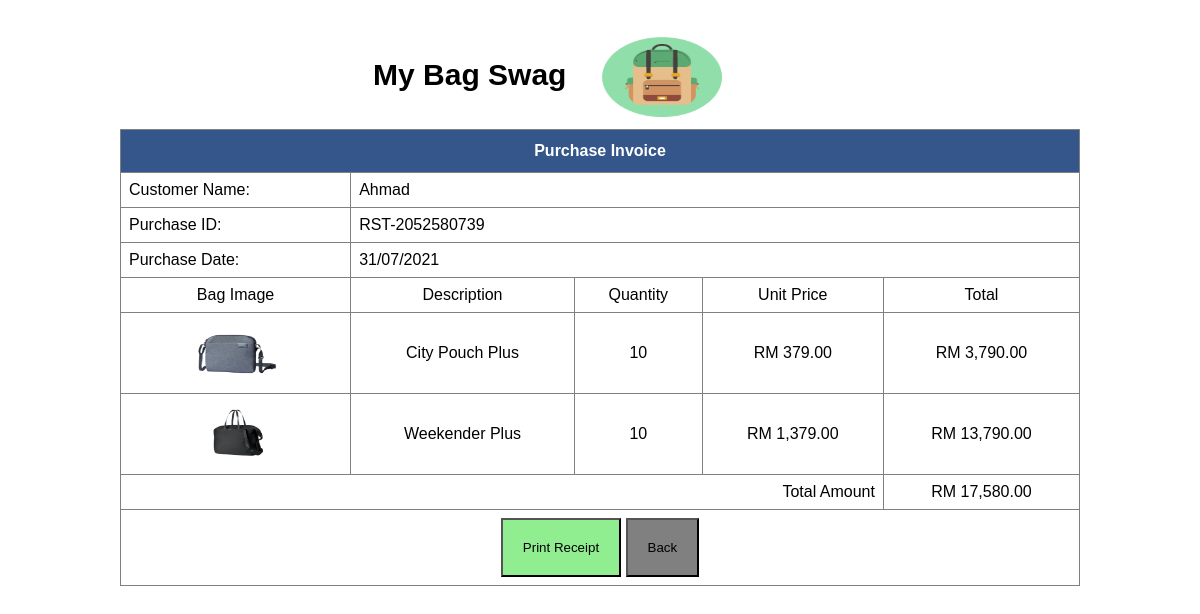
/resitPage.php?purchase_id=RST-2052580739 (signed in), run on the app's committed database.
### tables this page shows
CREATE TABLE `users` (
  `id` int(11) NOT NULL,
  `username` varchar(100) NOT NULL,
  `password` varchar(100) NOT NULL,
  `name` varchar(100) NOT NULL,
  `address` varchar(100) NOT NULL,
  `contact` varchar(100) NOT NULL
);

CREATE TABLE `purchase_item` (
  `purchase_item_id` int(11) NOT NULL,
  `purchase_id` varchar(100) NOT NULL,
  `id` int(11) NOT NULL,
  `stock_id` int(11) NOT NULL,
  `stock_img` varchar(200) NOT NULL,
  `stock_name` varchar(100) NOT NULL,
  `stock_quantity` int(11) NOT NULL,
  `stock_price` varchar(100) NOT NULL,
  `purchase_date` date NOT NULL
);

### resitPage.php (the view, shortened to what this page needs)
<?php include('server.php') ?>
<?php
$purchase_id=$_GET['purchase_id'];
?>
<!DOCTYPE html>
<html>
<link rel="stylesheet" type="text/css" href="asset/css/style6.css">
<head>
</head>
<?php
     	$username = mysqli_real_escape_string($db, $_SESSION['username']);
        $result = mysqli_query($db, "SELECT * FROM users WHERE username = '$username'");
        $row = mysqli_fetch_assoc($result);
        $id  = $row['id'];
        $name  = $row['name'];
        $result2 = mysqli_query($db, "SELECT * FROM purchase_item WHERE purchase_id = '$purchase_id' ");
        $row = mysqli_fetch_assoc($result2);
        $data = $row['purchase_date'];
       $purchase_date = date("d/m/Y", strtotime($data));
 ?>
<body style="background-color: white;">
<table>
	<tr>
		<th style="background-color: white; border:none ; color: black; font-size: 30px; text-align: right;" colspan="2" >My Bag Swag </th>
		<th style="background-color: white; border:none ;" colspan="3"><img style=" margin-left :20px; margin-top:5px; float: left;" height="80" width="120" src="asset/img/logo.png"></th>
	</tr>
	<tr>
	<th colspan="5">Purchase Invoice</th>
	</tr>
	<tr>
		<td style="text-align: left;">Customer Name:</td>
		<td colspan="5" style="text-align: left;"><?php echo $name; ?></td>
	</tr>
	<tr>
		<td style="text-align: left;">Purchase ID:</td>
		<td colspan="5"  style="text-align: left;"><?php echo $purchase_id; ?></td>
	</tr>
	<tr>
		<td  style="text-align: left;" >Purchase Date:</td>
		<td colspan="5" style="text-align: left;"><?php echo $purchase_date; ?></td>
	</tr>
	<tr>
	<td>
	Bag Image
	</td>
	<td>
	Description
	</td>
	<td>
	Quantity
	</td>
	<td>
	Unit Price
	</td>
	<td>
	Total
	</td>
	</tr>
<?php
$total=0;
$sql = "SELECT * FROM purchase_item WHERE id = '$id' AND purchase_id = '$purchase_id' ";
$result = mysqli_query($db, $sql);
while($row = mysqli_fetch_assoc($result)) { ?>
 <td>
 <?php echo "<img width='100' height='60' src='asset/stockImg/".$row['stock_img']."'>"; ?>
 </td>
<td>
<?php echo $row['stock_name'];?>
</td>
<td>
<?php $stock_quantity = $row['stock_quantity']; echo $stock_quantity; ?>
</td>
<td>
RM <?php $stock_price = $row['stock_price']; echo number_format ($stock_price,2);  ?>
</td>
<td>
RM <?php $total_price = ($stock_quantity*$stock_price); echo number_format($total_price, 2); ?>
</td>
     <?php
     $total = $total + $total_price;
 }
      ?>
          <tr>
    <td colspan="4" align="right">Total Amount</td>
    <td colspan="1" align="center">RM <?php echo number_format($total, 2); ?></td>
    </tr>
    <td colspan="5"><input style="background-color: lightgreen; padding: 20px;" name="payment" type="button" value="Print Receipt" onclick="window.print()">
    	<input type="button" onclick="window.close();window.open('trackOrder.php');" style="background-color:grey; padding: 20px;" value="Back" ></td>
</table>
</body>
</html>

### asset/css/style6.css (style rules this page uses)
body { margin: 0; font-family: 'Open Sans'; background-color:#34568B; }
html { box-sizing: border-box; }
table { font-family: Arial, Helvetica, sans-serif; border-collapse: collapse; width: 80%; text-align: center; margin-top: 20px; margin-left:auto; margin-right:auto; background-color: white; margin-bottom: 50px; }
table td,th { border: 1px solid grey; padding: 8px; }
table th { padding-top: 12px; padding-bottom: 12px; text-align: center; background-color:#34568B; color: white; }

### data on the page
users: name "Ahmad"
purchase_item: purchase_date "31/07/2021", stock_img (picture), stock_name "City Pouch Plus", stock_quantity "10", stock_price "379.00", total_price "3,790.00"
purchase_item: stock_img (picture), stock_name "Weekender Plus", stock_quantity "10", stock_price "1,379.00", total_price "13,790.00"

### other printed values
$purchase_id "RST-2052580739"
$total "17,580.00"
